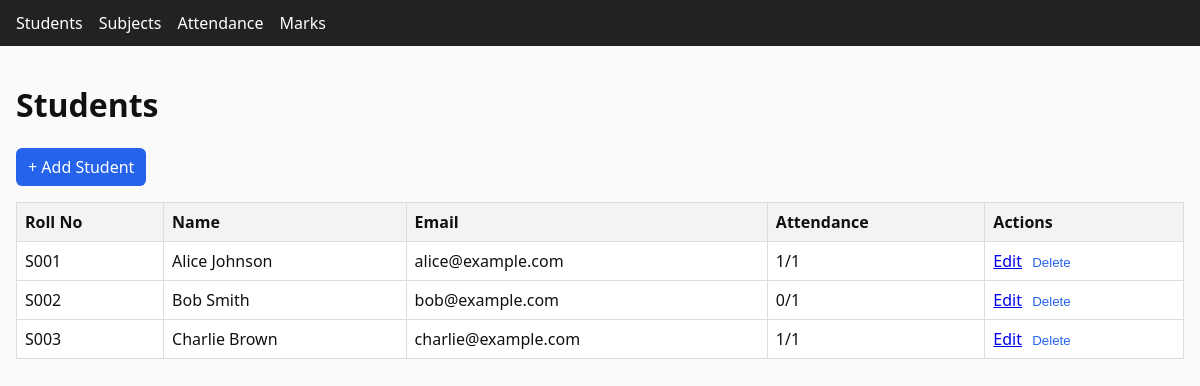
The page / on the database its author committed.
### tables this page shows
CREATE TABLE students (
  id INTEGER PRIMARY KEY AUTOINCREMENT,
  roll_no TEXT NOT NULL UNIQUE,
  name TEXT NOT NULL,
  email TEXT
);

### app.py (the view)
    @app.route("/")
    def index():
        cur = query(
            """
            SELECT s.id, s.roll_no, s.name, s.email,
                   COUNT(CASE WHEN a.status='Present' THEN 1 END) as presents,
                   COUNT(a.id) as total_attendance
            FROM students s
            LEFT JOIN attendance a ON a.student_id = s.id
            GROUP BY s.id
            ORDER BY s.roll_no
            """
        )
        students = cur.fetchall()
        return render_template("index.html", students=students)

### templates/index.html
{% extends 'base.html' %}
{% block content %}
<h1>Students</h1>
<a class="btn" href="{{ url_for('student_new') }}">+ Add Student</a>
<table class="table">
  <thead>
    <tr>
      <th>Roll No</th>
      <th>Name</th>
      <th>Email</th>
      <th>Attendance</th>
      <th>Actions</th>
    </tr>
  </thead>
  <tbody>
    {% for s in students %}
    <tr>
      <td>{{ s.roll_no }}</td>
      <td>{{ s.name }}</td>
      <td>{{ s.email or '-' }}</td>
      <td>
        {% if s.total_attendance %}
          {{ s.presents }}/{{ s.total_attendance }}
        {% else %}
          -
        {% endif %}
      </td>
      <td>
        <a href="{{ url_for('student_edit', student_id=s.id) }}">Edit</a>
        <form action="{{ url_for('student_delete', student_id=s.id) }}" method="post" style="display:inline" onsubmit="return confirm('Delete student?')">
          <button type="submit" class="linklike">Delete</button>
        </form>
      </td>
    </tr>
    {% endfor %}
  </tbody>
</table>
{% endblock %}

### templates/base.html (shortened to what this page needs)
<!doctype html>
<html>
<head>
  <link rel="stylesheet" href="{{ url_for('static', filename='styles.css') }}" />
</head>
<body>
  <nav class="navbar">
    <a href="{{ url_for('index') }}">Students</a>
    <a href="{{ url_for('subjects_list') }}">Subjects</a>
    <a href="{{ url_for('attendance_page') }}">Attendance</a>
    <a href="{{ url_for('marks_page') }}">Marks</a>
  </nav>
  <main class="container">
    {% block content %}{% endblock %}
  </main>
</body>
</html>

### static/styles.css (style rules this page uses)
* { box-sizing:border-box }
body { font-family:system-ui,-apple-system,Segoe UI,Roboto,Ubuntu,Helvetica,Arial,sans-serif;margin:0;color:#111;background:#fafafa }
.navbar { display:flex;gap:1rem;background:#222;color:#fff;padding:.75rem 1rem }
.navbar a { color:#fff;text-decoration:none }
.container { padding:1rem }
.table { width:100%;border-collapse:collapse;margin-top:1rem;background:#fff }
.table th,.table td { border:1px solid #ddd;padding:.5rem;text-align:left }
.table th { background:#f3f3f3 }
.btn { display:inline-block;background:#2563eb;color:#fff;border:none;padding:.5rem .75rem;border-radius:6px;text-decoration:none;cursor:pointer }
.linklike { background:none;border:none;color:#2563eb;cursor:pointer }

### rows shown on the page
students: roll_no "S001", name "Alice Johnson", email "alice@example.com", presents "1", total_attendance "1"
students: roll_no "S002", name "Bob Smith", email "bob@example.com", presents "0", total_attendance "1"
students: roll_no "S003", name "Charlie Brown", email "charlie@example.com", presents "1", total_attendance "1"
